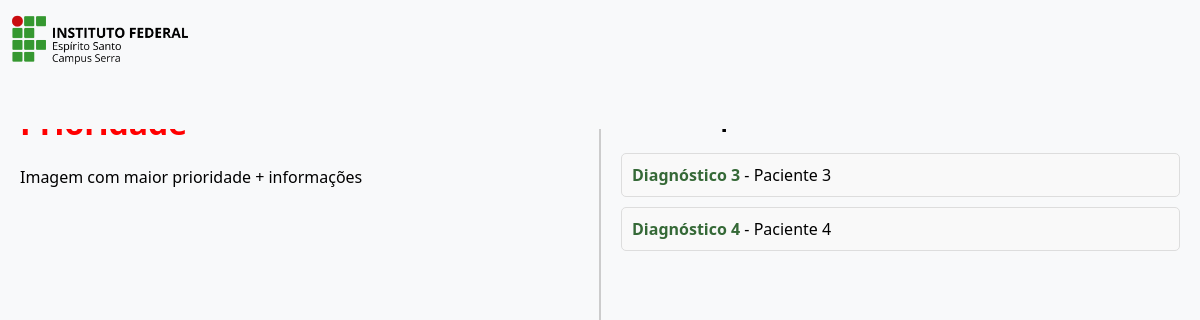
Page /dashboard on the earlier database version.
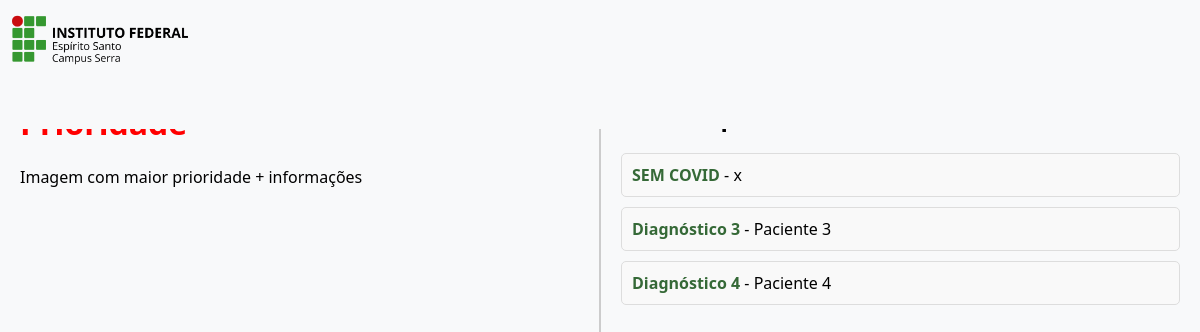
Same page on the later database version.
### tables this page shows
CREATE TABLE pacientes (
    id INTEGER PRIMARY KEY,
    nome TEXT NOT NULL,
    diagnostico TEXT NOT NULL,
    idade INTEGER,
    sexo TEXT NOT NULL
    , link TEXT);

### app.py (the view)
@app.route('/dashboard')
def dashboard():
    pacientes = obter_pacientes()
    return render_template('dashboard.html', pacientes=pacientes)

### app.py (called while the page is built)
def obter_pacientes():
    conexao = sqlite3.connect('pacientes.db')
    cursor = conexao.cursor()
    cursor.execute('SELECT id, nome, diagnostico FROM pacientes')
    pacientes = cursor.fetchall()
    conexao.close()
    return pacientes

### templates/dashboard.html (shortened to what this page needs)
<!DOCTYPE html>
<html lang="en">
<head>
    <link rel="stylesheet" type="text/css" href="{{ url_for('static', filename='dashboard.css') }}">
</head>
<body>
    <div class="logo-container">
        <img  src="{{ url_for('static', filename='img/serra-horizontal-cor.png') }}" alt="logo">
    </div>
    <div class="container">
            <div class="esquerda-painel">
                <h1>Prioridade</h1>
                <p>Imagem com maior prioridade + informações</p>
            </div>
            <div class="direita-painel">
                <h2>Lista de prioridades</h2>
                <ul>
                    {% if pacientes %}
                        {% for paciente in pacientes %}
                            <li>
                                <a href="{{ url_for('detalhe', id=paciente[0]) }}">{{ paciente[2] }}</a> - {{ paciente[1] }}
                            </li>
                        {% endfor %}
                    {% else %}
                        <p>Sem itens para exibir!</p>
                    {% endif %}
                </ul>
            </div>
        </div>
</body>
</html>

### static/dashboard.css (style rules this page uses)
body { font-family: 'Segoe UI', Tahoma, Geneva, Verdana, sans-serif; margin: 0; padding: 0; display: flex; justify-content: center; align-items: center; height: 100vh; background-color: #f0f0f0; }
.logo-container { position: absolute; top: 0; left: 0; width: 100%; height: 15%; background-color: #f8f9fa; z-index: 1; }
img { position: absolute; top: 0; left: 0; max-width: 200px; max-height: 200px; width: auto; height: auto; }
.container { display: flex; width: 100%; height: 100vh; margin-top: 10%; }
.esquerda-painel, .direita-painel { flex: 1; padding: 20px; box-sizing: border-box; }
.esquerda-painel { background-color: #f8f9fa; border-right: 2px solid #ccc; }
.esquerda-painel h1 { color: red; }
.direita-painel { background-color: #f8f9fa; }
ul { list-style-type: none; padding: 0; }
li { background-color: #f9f9f9; margin: 10px 0; padding: 10px; border: 1px solid #ddd; border-radius: 5px; }
a { text-decoration: none; color: #356937; font-weight: bold; }

Differences in the rows shown:
added pacientes: diagnostico "SEM COVID", nome "x"
